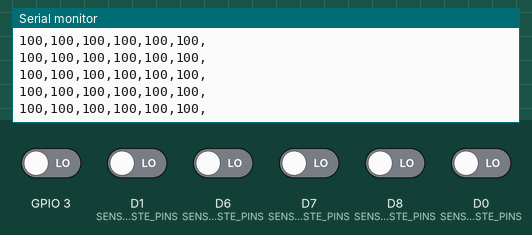
Bench run of a sketch on a simulated ESP8266 (NodeMCU). Shown: the last lines printed to the serial monitor. Inputs (shaded band) come from the test bench; at power-on: D0 (SENSOR_LEISTE_PINS), D1 (SENSOR_LEISTE_PINS), D6 (SENSOR_LEISTE_PINS), D7 (SENSOR_LEISTE_PINS), D8 (SENSOR_LEISTE_PINS), GPIO 3 LOW.

Above: at 1.2 s.
1.3 s: GPIO 3 driven HIGH
At 1.34 s:
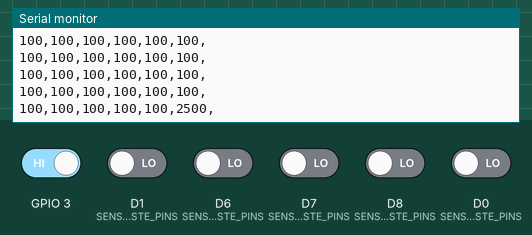
2.8 s: D1 (SENSOR_LEISTE_PINS) driven HIGH
At 2.88 s:
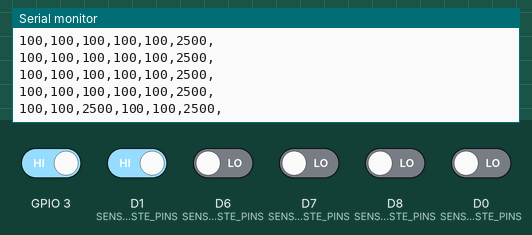
4.3 s: D6 (SENSOR_LEISTE_PINS) driven HIGH
At 4.32 s:
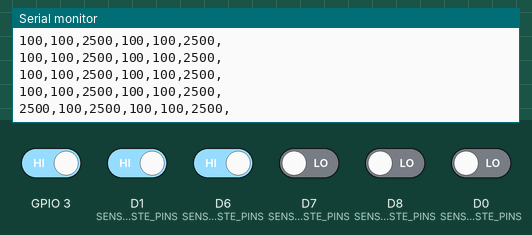
5.8 s: D7 (SENSOR_LEISTE_PINS) driven HIGH
At 5.86 s:
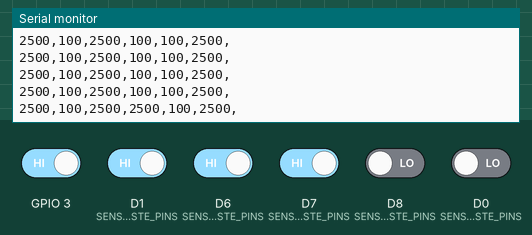
7.3 s: D8 (SENSOR_LEISTE_PINS) driven HIGH
At 7.4 s:
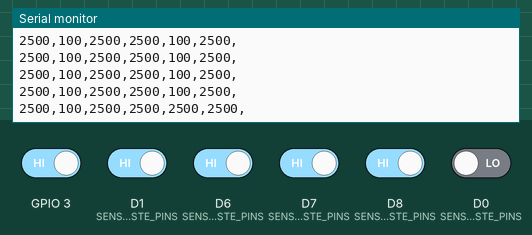
8.8 s: D0 (SENSOR_LEISTE_PINS) driven HIGH
At 8.84 s:
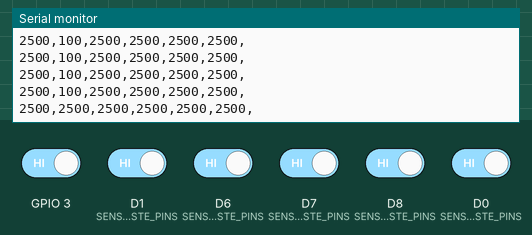

Measured:
- after the input at 1.3 s, the serial monitor: prints a new line at once (image 1)
- after the input at 2.8 s, the serial monitor: prints a new line after 0.08 s (image 2)
- after the input at 4.3 s, the serial monitor: prints a new line at once (image 3)
- after the input at 5.8 s, the serial monitor: prints a new line after 0.06 s (image 4)
- after the input at 7.3 s, the serial monitor: prints a new line after 0.10 s (image 5)
- after the input at 8.8 s, the serial monitor: prints a new line at once (image 6)

The sketch:

_10_ReflektionsSensor6Kanal_RescueBoard.ino
```cpp
/** importiert Arduino automatisch, muss man also hier nicht unbedingt auch noch mal importieren: */
#include <Arduino.h>

/**
 * !!! Immer darauf achten, dass unten in der Statusleiste...
 *     ... das richtige Arduino Board eingestellt ist
 *     ... das richtige "Sketch File" ausgewählt ist (das ändert sich nämlich nicht automatisch)
 *     ... die richtige C/C++ Konfiguration eingestellt ist (sonst gibt es noch mehr "rote swiggels")
 *
 * :: Externen 6-Kanal Reflektionssensor auslesen (misst die Intensität von reflektiertem Infrarot-Licht) ::
 * :: Serial Plotter ausprobieren ::
 * :: Hauptprogramm-Schleife in Zustände unterteilen ::
 * :: Programm in Funktionen unterteilen ::
 *
 * Hardware-Aufbau:
 * Zumo Line Sensor:    Arduino Due / Arduino Nano RP2040 Connect:
 *              A0  <-> D1/TX (mitting links)
 *              A2  <-> D0/RX (links)
 *              5   <-> D6 (ganz links)
 *              5V  <-- 3V3 (!! sonst machen wir die Digitalpins des Arduino kaputt !!)
 *              GND <-- GND
 *              11  <-> D7 (mittig rechts)
 *              A3  <-> D8 (rechts)
 *              4   <-> D9 (ganz rechts)
 *              VIN <-- VIN (Auf dem Steckbrett 5V USB-Spannung (dann leuchten auch die sichtbaren LEDs nicht),
 *                           auf dem echten Roboter 7,4V Akkuspannung (dann leuchten die LEDs).
 *                           Es muss also beim Wecksel der Versorgungsspannung erneut kalibriert werden.)
 *
 * Der QTR-6RC ist ein externer Sensor, der an jeden Digital Pin angeschlossen werden kann (Siehe SENSOR_LEISTE_PINS).
 * !!! Beim Arduino Nano RP2040 Connect darf der Sensor nicht an Pins A6 oder A7 angeschlossen werden,
 *     da diese nur Eingänge sind und die Bibliothek den Pin sowohl als Ein- als auch als Ausgang verwendet.
*/

#include <QTRSensors.h>
QTRSensors sensorLeiste = QTRSensors();
const uint8_t SENSOR_LEISTE_ANZAHL_SENSOREN = 6;
const uint8_t SENSOR_LEISTE_PINS[] = {D6, D0, D1, D7, D8, D9};

enum Modus {
    /* Werte im Serial Monitor anzeigen. */
    WERTE_LOGGEN,
    /* Geht nur in der offiziellen Arduino IDE: Komma-Separierte Liste für den Serial Plotter. */
    IM_SERIAL_PLOTTER_ZEIGEN,
};

/** hier einstellen, was das Programm mit den Sensorwerten anfangen soll: */
Modus modus = IM_SERIAL_PLOTTER_ZEIGEN;

void setup() {
    Serial.begin(115200);

    sensorLeiste.setTypeRC();
    sensorLeiste.setSensorPins(SENSOR_LEISTE_PINS, SENSOR_LEISTE_ANZAHL_SENSOREN);

    Serial.println("Initialisierung abgeschlossen");
}

// hier speichern wir die 6 Sensorwerte ab:
uint16_t helligkeiten[SENSOR_LEISTE_ANZAHL_SENSOREN];

void loop() {
    readLineBrightness();

    switch (modus) {
        case WERTE_LOGGEN:
            werteLoggen();
            break;

        case IM_SERIAL_PLOTTER_ZEIGEN:
            fuerPlotterLoggen();
            delay(100); // damit man im Plotter auch was erkennt und nicht alles so schnell vorbei fliegt
            break;

    }
}

void readLineBrightness() {
  // unkalibierte Werte (siehe Library-Beispiele, wie man kalibriert)
  sensorLeiste.read(helligkeiten);
}

void werteLoggen() {
  for (int i = 0; i < SENSOR_LEISTE_ANZAHL_SENSOREN; i++) {
    Serial.print(String(helligkeiten[i]) + '\t'); // alles in eine Zeile
  }
  Serial.println(); // neue Zeile beginnen
}

void fuerPlotterLoggen() {
  for (int i = 0; i < SENSOR_LEISTE_ANZAHL_SENSOREN; i++) {
    Serial.print(String(helligkeiten[i]) + ','); // alles in eine Zeile
  }
  Serial.println(); // neue Zeile beginnen
}
```
